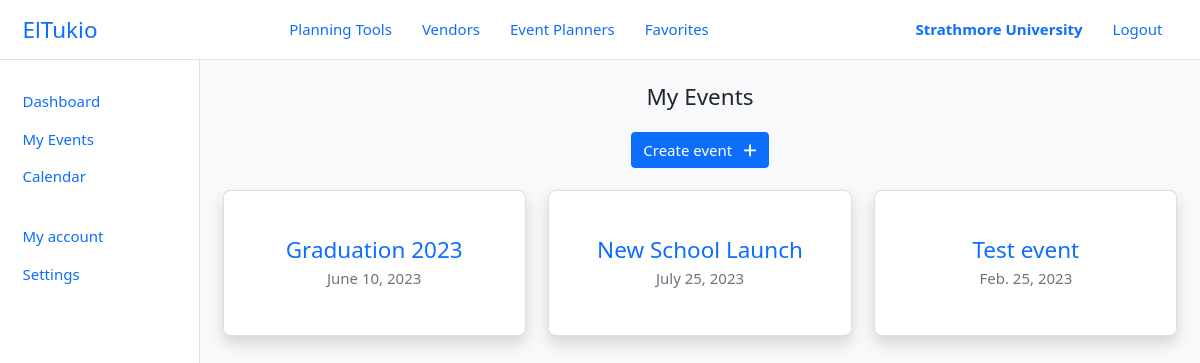
The app's page /organizer/events/ (signed in) with its own data.
### el_tukio/models.py (models this page shows, shortened)
class User(AbstractUser):
    class UserType(models.IntegerChoices):
        ORGANIZER = 0, _('Organizer')
        PLANNER = 1, _('Planner')
        VENDOR = 3, _('Vendor')
        __empty__ = _('(Unkown)')
    class AccountType(models.IntegerChoices):
        PERSONAL = 1, _('Personal')
        ORGANIZATION = 2, _('Organization')
        __empty__ = _('--------------')
    user_type = models.SmallIntegerField(blank=True, null=True, choices=UserType.choices)
    phone_number = PhoneNumberField(blank=True, null=True, unique=True)
    profile = models.ImageField(default='default.png', upload_to='profile_pics')
    account_type = models.SmallIntegerField(blank=True, null=True, choices=UserType.choices)
    location = models.OneToOneField(Location, blank=True, null=True, on_delete=models.SET_NULL)
    @property
    def is_organizer(self):
        return self.user_type == self.UserType.ORGANIZER
    @property
    def is_planner(self):
        return self.user_type == self.UserType.PLANNER
    @property
    def is_vendor(self):
        return self.user_type == self.UserType.VENDOR
    @property
    def full_name(self):
        return self.get_full_name()
    class Meta:
        ordering = ['last_name', 'first_name']

class Event(models.Model):
    organizer = models.ForeignKey(Organizer, on_delete=CASCADE)
    event_name = models.CharField(max_length=100)
    event_date = models.DateField(help_text='When will this event be held?')
    event_budget = models.FloatField(help_text='What  is the budget for this event?')
    event_location = models.CharField(max_length=100, null=True, blank=True)
    guest_size = models.IntegerField(help_text='Expected number of guests at the event?')
    event_team = models.ManyToManyField(User, related_name='event_team_members')
    chatroom = models.OneToOneField(ChatRoom, on_delete=SET_NULL, blank=True, null=True)

### el_tukio/views/organizer.py (the view, shortened to what this page needs)
# urls.py: path('events/', organizer.Events.as_view(), name='organizer-events'),
@method_decorator(organizer_required, name='dispatch')
class Events(CreateView):
    form_class = EventForm
    template_name = 'organizer/events.html'
    def get_context_data(self, **kwargs):
        context = super().get_context_data(**kwargs)
        context["events"] = Event.objects.filter(organizer_id=self.request.user.organizer.user_id)
        return context

### templates/organizer/events.html (shortened to what this page needs)
{% extends 'layouts/dashboard.html' %}
{% load widget_tweaks %}
{% block content %}
<h4 class="mb-4 text-center">My Events</h4>
<div class="text-center mb-4">
    <button class="btn btn-primary" data-bs-toggle="modal" data-bs-target="#createEventModal">
        <span class="me-2">Create event</span>
        <i class="fa-solid fa-plus"></i>
    </button>
</div>
<div class="row row-cols-1 row-cols-md-3 g-4">
    {% for event in events %}
    <div class="col text-center">
        <a href="{% url 'organizer-event-details' event_id=event.id %}" class="card rounded-sm shadow">
            <div class="card-body p-5">
                <span class="d-block h4 mb-1">{{ event.event_name }}</span>
                <span class="d-block text-muted">{{ event.event_date }}</span>
            </div>
        </a>
    </div>
    {% endfor %}
</div>
{% endblock content %}

### templates/components/header.html
<header class="header border-bottom d-flex align-items-center justify-content-between" id="header">
    <a href="{% url 'home' %}" class="logo">ElTukio</a>
    <nav class="nav-main d-flex align-items-center">
        <a href="#" class="nav-link">Planning Tools</a>
        <a href="{% url 'vendors' %}" class="nav-link">Vendors</a>
        <a href="{% url 'planners' %}" class="nav-link">Event Planners</a>
        {% if user.is_organizer or user.is_planner %}
        <a href="{% url 'bookmarks' user_type=user.get_user_type_display.lower %}" class="nav-link">Favorites</a>
        {% endif %}
    </nav>
    <nav class="nav-profile d-flex align-items-center">
        {% if user.is_authenticated %}
        {% if user.is_vendor %}
        <a class="nav-link fw-bold" href="{% url 'vendor-dashboard' %}">{{ user.vendor.business_name }}</a>
        {% elif user.is_planner %}
        <a class="nav-link fw-bold" href="{% url 'planner-dashboard' %}">{{ user.full_name }}</a>
        {% elif user.is_organizer %}
        <a class="nav-link fw-bold" href="{% url 'organizer-dashboard' %}">{{ user.full_name }}</a>
        {% endif %}
        <a class="nav-link" href="{% url 'logout' %}">Logout</a>
        {% else %}
        <a class="nav-link" href="{% url 'login' %}">Login</a>
        <a class="nav-link" href="{% url 'register' %}">Register</a>
        {% endif %}
    </nav>
</header>

### static/css/main.css (style rules this page uses)
:root { --tk-dim-header: 60px; --tk-dim-body-spacing-x: 1.5rem; --tk-dim-chat-height: 55px; }
html { font-size: 15px; }
html, body { width: 100%; height: 100%; }
a { text-decoration: none; cursor: pointer; }
.header { height: var(--tk-dim-header); padding-left: var(--tk-dim-body-spacing-x); padding-right: var(--tk-dim-body-spacing-x); }
.logo { font-size: 1.5rem; }
.rounded-sm { border-radius: 0.5rem !important; }

### records on screen
User: full_name "Strathmore University"
Event: event_name "Graduation 2023", event_date "June 10, 2023"
Event: event_name "New School Launch", event_date "July 25, 2023"
Event: event_name "Test event", event_date "Feb. 25, 2023"
